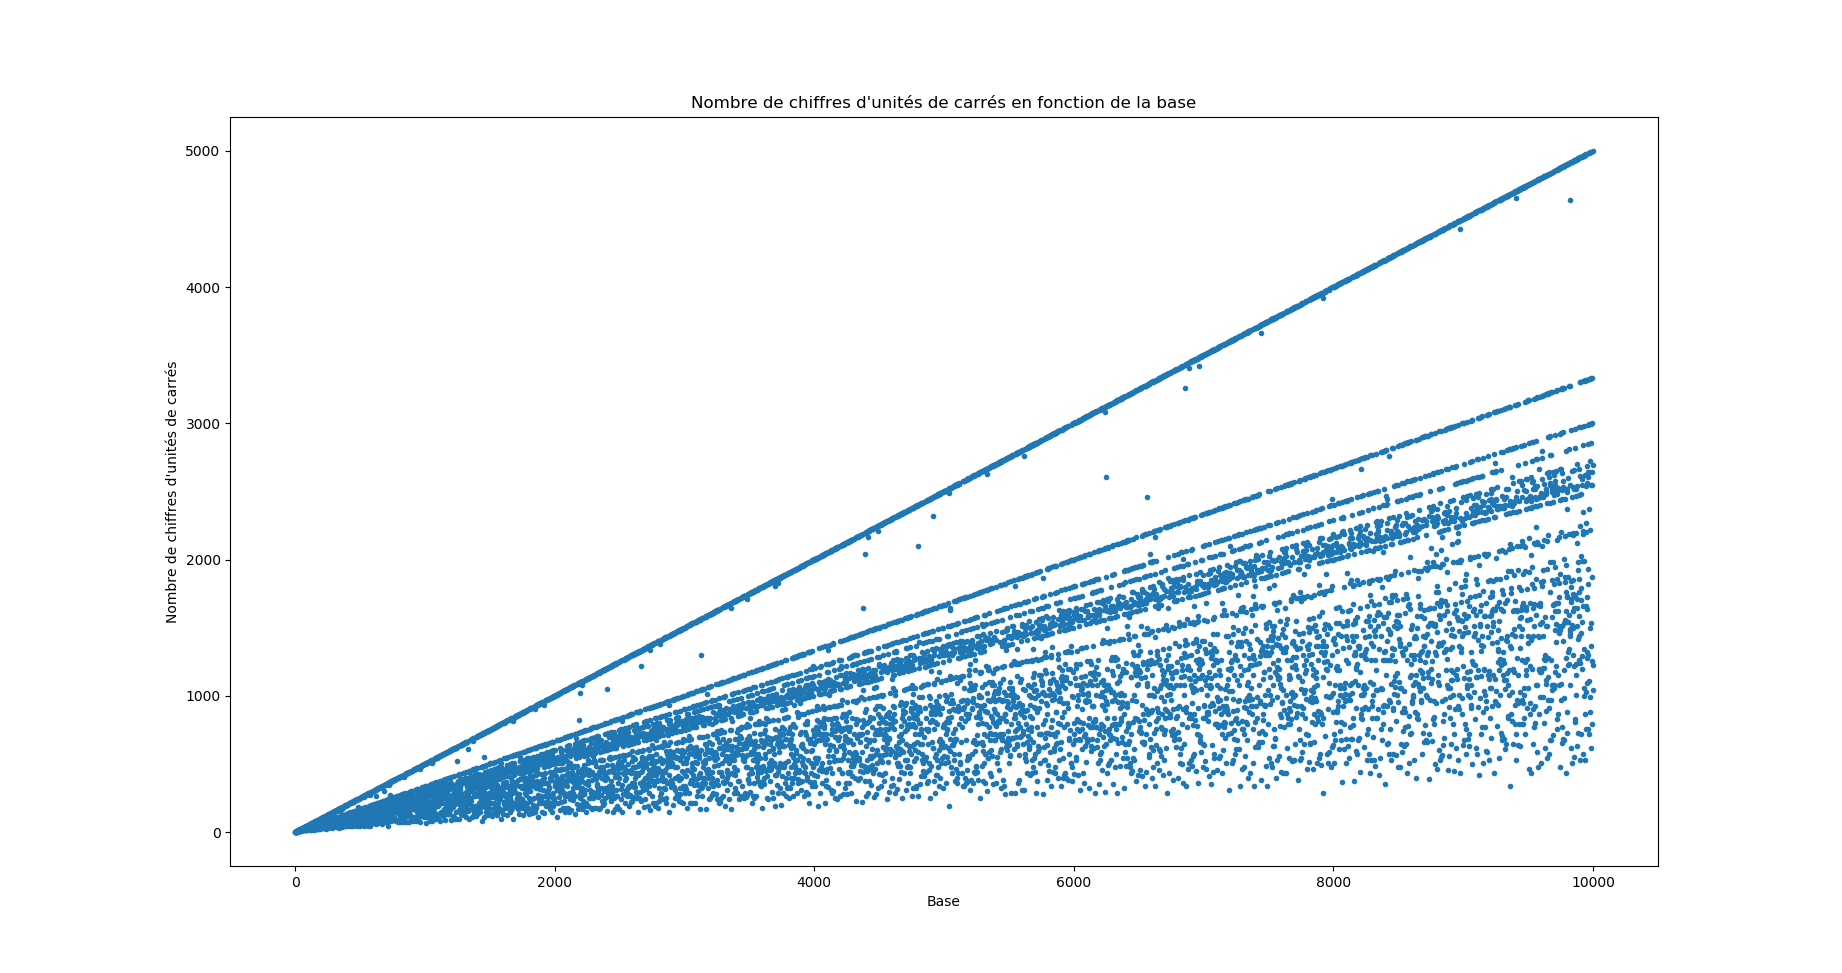

Reproduce this figure in Python.
import matplotlib.pyplot as plt
def val(n):
	s = set()
	for i in range(n):
		s.add((i*i)%n)
	return len(s)

x = list(range(1,10001))
y = [val(i) for i in x]
plt.plot(x,y,".")
plt.xlabel("Base")
plt.ylabel("Nombre de chiffres d'unités de carrés")
plt.title("Nombre de chiffres d'unités de carrés en fonction de la base")
plt.show()
